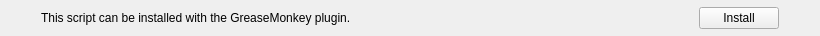
<?xml version="1.0" encoding="UTF-8"?>
<ui version="4.0">
 <class>GM_Notification</class>
 <widget class="QWidget" name="GM_Notification">
  <property name="geometry">
   <rect>
    <x>0</x>
    <y>0</y>
    <width>820</width>
    <height>36</height>
   </rect>
  </property>
  <layout class="QHBoxLayout" name="horizontalLayout">
   <property name="topMargin">
    <number>0</number>
   </property>
   <property name="bottomMargin">
    <number>0</number>
   </property>
   <item>
    <widget class="QLabel" name="label">
     <property name="minimumSize">
      <size>
       <width>24</width>
       <height>24</height>
      </size>
     </property>
     <property name="maximumSize">
      <size>
       <width>24</width>
       <height>24</height>
      </size>
     </property>
     <property name="pixmap">
      <pixmap resource="greasemonkey.qrc">:/gm/data/icon.png</pixmap>
     </property>
     <property name="scaledContents">
      <bool>true</bool>
     </property>
    </widget>
   </item>
   <item>
    <widget class="QLabel" name="label_2">
     <property name="text">
      <string>This script can be installed with the GreaseMonkey plugin.</string>
     </property>
    </widget>
   </item>
   <item>
    <spacer name="horizontalSpacer">
     <property name="orientation">
      <enum>Qt::Horizontal</enum>
     </property>
     <property name="sizeHint" stdset="0">
      <size>
       <width>40</width>
       <height>20</height>
      </size>
     </property>
    </spacer>
   </item>
   <item>
    <widget class="QPushButton" name="install">
     <property name="text">
      <string>Install</string>
     </property>
    </widget>
   </item>
   <item>
    <widget class="MacToolButton" name="close">
     <property name="text">
      <string/>
     </property>
     <property name="autoRaise">
      <bool>true</bool>
     </property>
    </widget>
   </item>
  </layout>
 </widget>
 <customwidgets>
  <customwidget>
   <class>MacToolButton</class>
   <extends>QToolButton</extends>
   <header>mactoolbutton.h</header>
  </customwidget>
 </customwidgets>
 <resources>
  <include location="greasemonkey.qrc"/>
 </resources>
 <connections/>
</ui>
